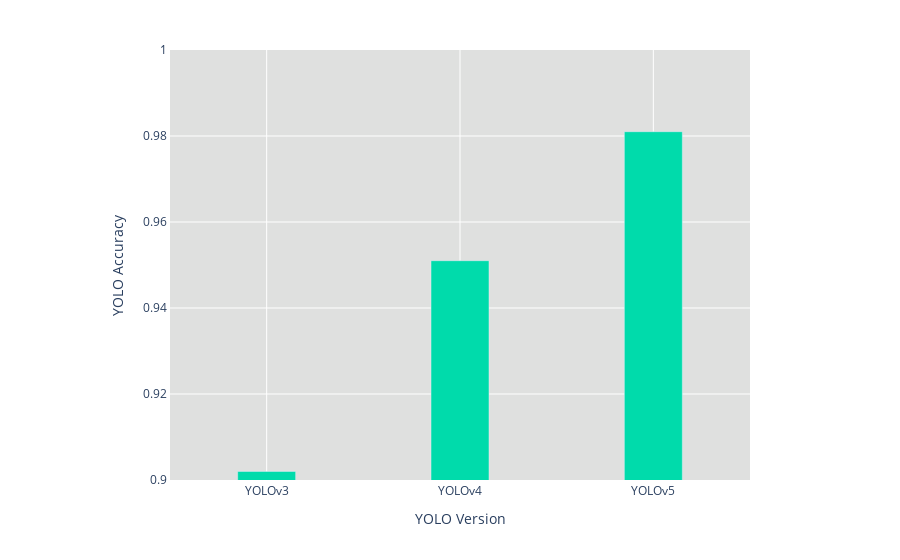

The notebook cell this image was saved under:
### Code cell
models=['YOLOv3', 'YOLOv4', 'YOLOv5'] #update YOLOv4 530x390

fig = go.Figure([go.Bar(x=models, y=[0.902, 0.951, 0.981], marker_color = '#00DBAB', width=[0.3, 0.3, 0.3])])

fig.update_layout(  xaxis_title='YOLO Version', yaxis_title='YOLO Accuracy', 
                    xaxis=dict(showline=True, showgrid=True, showticklabels=True), 
                    yaxis=dict(showgrid=True, zeroline=True, showline=True, showticklabels=True), 
                    autosize=False,
                    margin=dict(autoexpand=False,l=170,r=150,t=50,),plot_bgcolor='#DFE0DF')
fig.update_yaxes(range=[0.9, 1])

### Figure 1 — Plotly figure (JSON) as saved in the notebook; plotly's stock layout.template omitted (floating-point values rounded to 4 significant figures)
{"data": [{"marker": {"color": "#00DBAB"}, "type": "bar", "width": [0.3, 0.3, 0.3], "x": ["YOLOv3", "YOLOv4", "YOLOv5"], "y": [0.902, 0.951, 0.981]}], "layout": {"autosize": false, "margin": {"autoexpand": false, "l": 170, "r": 150, "t": 50}, "plot_bgcolor": "#DFE0DF", "xaxis": {"showgrid": true, "showline": true, "showticklabels": true, "title": {"text": "YOLO Version"}}, "yaxis": {"range": [0.9, 1], "showgrid": true, "showline": true, "showticklabels": true, "title": {"text": "YOLO Accuracy"}, "zeroline": true}}}
